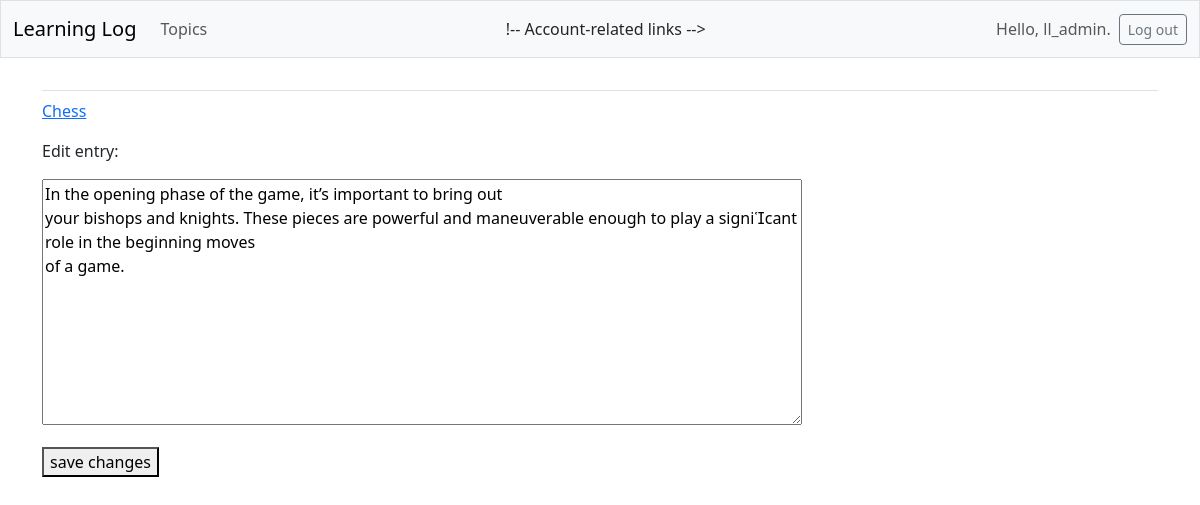
The page /edit_entry/2/ (signed in) on the database its author committed.
### learning_logs/models.py (models this page shows, shortened)
class Topic(models.Model):
    text = models.CharField(max_length=200)
    date_added = models.DateTimeField(auto_now_add=True)
    owner = models.ForeignKey(User, on_delete=models.CASCADE)
    def __str__(self):
        return self.text

class Entry(models.Model):
    topic = models.ForeignKey(Topic, on_delete=models.CASCADE)
    text = models.TextField()
    date_added = models.DateTimeField(auto_now_add=True)
    class Meta:
        verbose_name_plural = 'entries'

### learning_logs/views.py (the view)
# urls.py: path('edit_entry/<int:entry_id>/', views.edit_entry, name='edit_entry'),
@login_required
def edit_entry(request, entry_id):
    entry = Entry.objects.get(id=entry_id)
    topic = entry.topic
    if topic.owner != request.user:
        raise Http404
    if request.method != 'POST':
        form = EntryForm(instance=entry)
    else:
        form = EntryForm(instance=entry, data=request.POST)
        if form.is_valid():
            form.save()
            return HttpResponseRedirect(reverse('learning_logs:topic',
                                        args=[topic.id]))
    context = {'entry': entry, 'topic': topic, 'form': form}
    return render(request, 'learning_logs/edit_entry.html', context)

### learning_logs/forms.py
class EntryForm(forms.ModelForm):
    class Meta:
        model = Entry
        fields = ['text']
        labels = {'text': ''}
        widgets = {'text': forms.Textarea(attrs={'cols': 80})}

### learning_logs/templates/learning_logs/edit_entry.html (shortened to what this page needs)
{% extends "learning_logs/base.html" %}
{% block content %}
    <p><a href="{% url 'learning_logs:topic' topic.id %}">{{ topic }}</a></p>
    <p>Edit entry:</p>
    <form action="{% url 'learning_logs:edit_entry' entry.id %}" method='post'>
        {{ form.as_p }}
        <button name="submit">save changes</button>
    </form>
{% endblock content %}

### learning_logs/templates/learning_logs/base.html (shortened to what this page needs)
<!doctype html>
<html lang="en">
<head>
    {% load django_bootstrap5 %}
    {% bootstrap_css %}
</html>
<body>
    <nav class="navbar navbar-expand-md navbar-light bg-light mb-4 border">
        <div class="container-fluid">
            <a class="navbar-brand" href="{% url 'learning_logs:index' %}">
                Learning Log</a>
            <div class="collapse navbar-collapse" id="navbarCollapse">
                <ul class="navbar-nav me-auto mb-2 mb-md-0">
                    <li class="nav-item">
                        <a class="nav-link" href="{% url 'learning_logs:topics' %}">
                            Topics</a></li>
                </ul>
                !-- Account-related links -->
                <ul class="navbar-nav ms-auto mb-2 mb-md-0">
                    {% if user.is_authenticated %}
                        <li class="nav-item">
                            <span class="navbar-text me-2">Hello, {{ user.username }}.
                                </span></li>
                    {% endif %}
                </ul>
                {% if user.is_authenticated %}
                    <form action="{% url 'users:logout' %}" method='post'>
                        <button name='submit' class='btn btn-outline-secondary btn-sm'>
                            Log out</button>
                    </form>
                {% endif %}
            </div>
        </div>
    </nav>
    <main class="container">
        <div class="pb-2 mb-2 border-bottom">
        </div>
        <div>
            {% block content %}{% endblock content %}
        </div>
    </main>
</body>
</html>

### rows shown on the page
Topic: text "Chess"
Entry: text "In the opening phase of the game, it’s important to bring out your bishops and knights. These pieces are powerful and maneu\u0002verable enough to play a signicant role in the beginning moves of a game."

### other values the page prints
{{ user.username }} "ll_admin"
